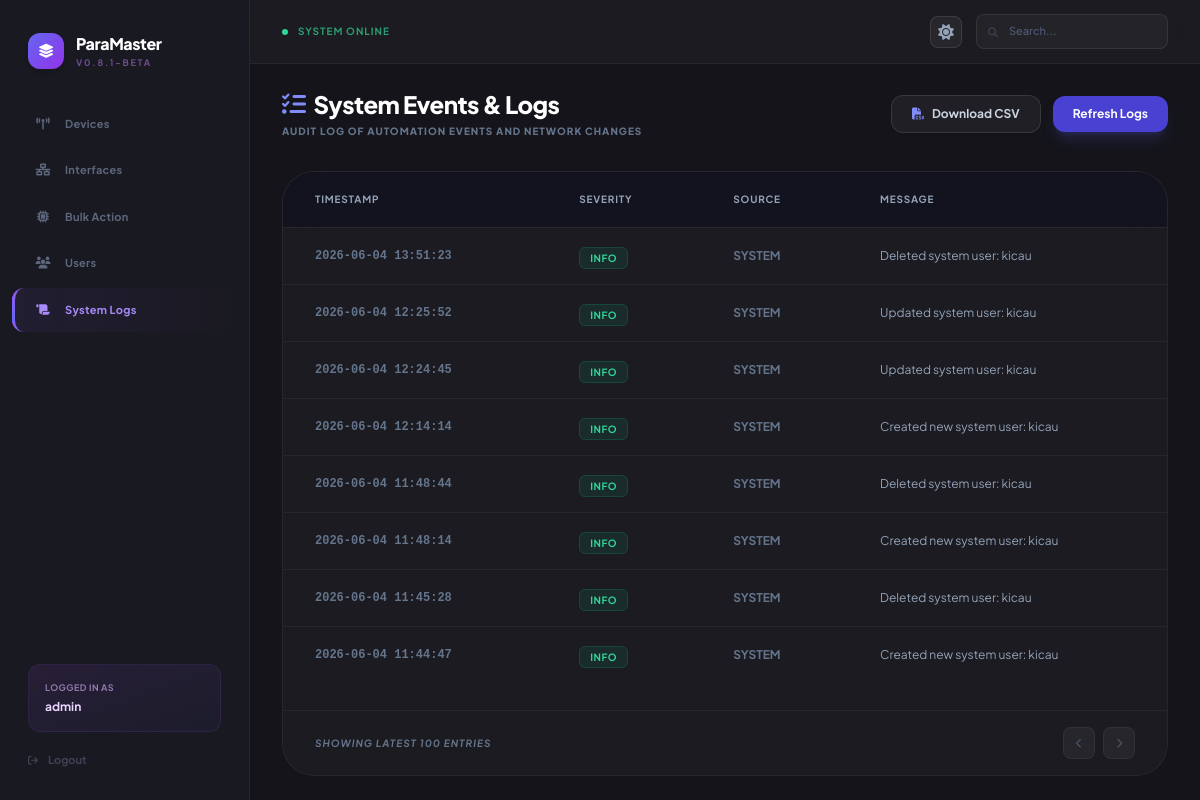
The page /logs (signed in) on the database as committed earlier.
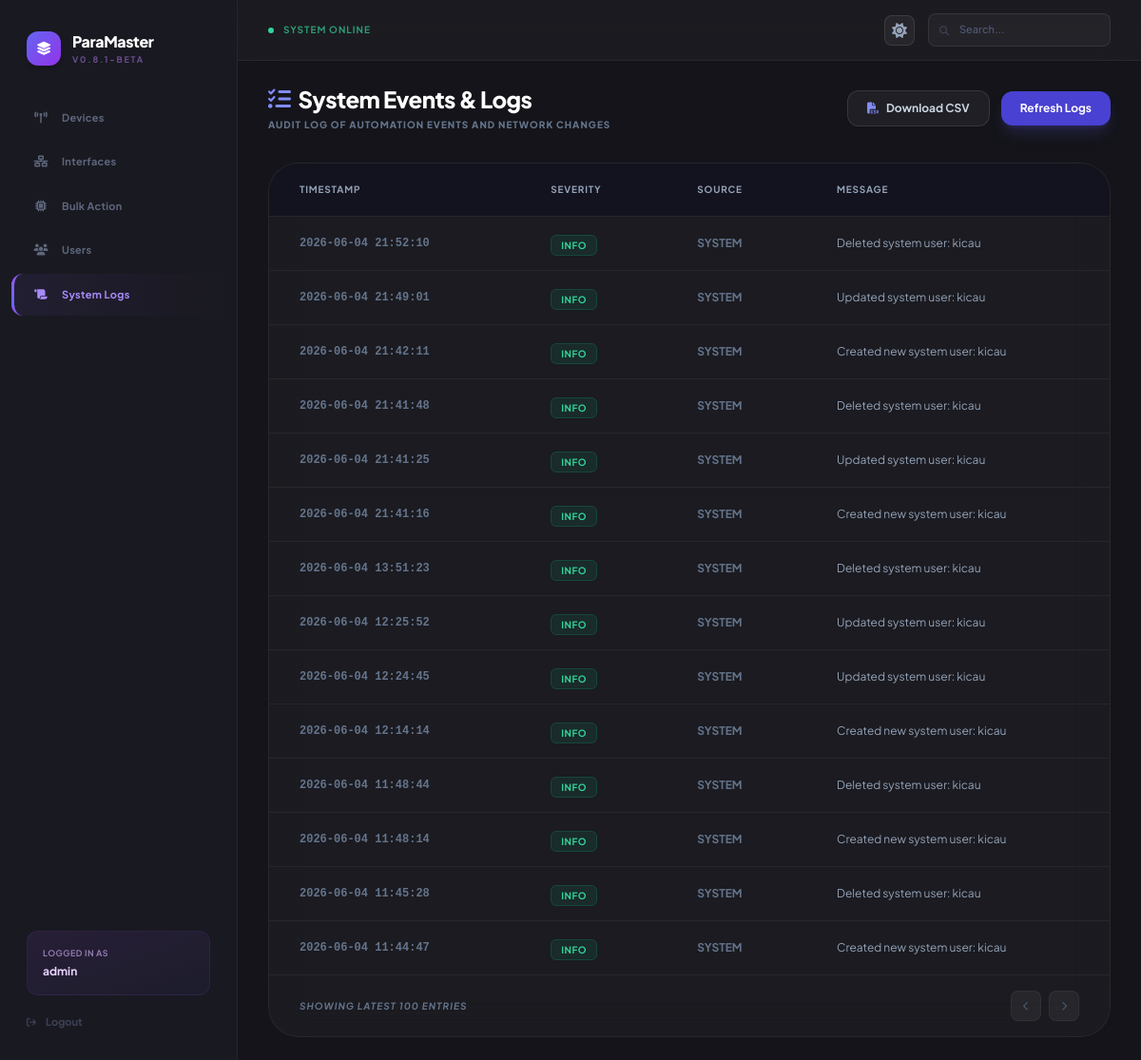
The same page on the database as committed later.
### models.py (models this page shows, shortened)
class User(db.Model, UserMixin):
    id = db.Column(db.Integer, primary_key=True)
    username = db.Column(db.String(80), unique=True, nullable=False)
    password = db.Column(db.String(120), nullable=False)
    allowed_devices = db.Column(db.String(256), default='')

class Log(db.Model):
    id = db.Column(db.Integer, primary_key=True)
    timestamp = db.Column(db.DateTime, default=datetime.utcnow)
    level = db.Column(db.String(20), default='INFO')  # INFO, WARNING, ERROR
    action = db.Column(db.String(200), nullable=False)
    device_id = db.Column(db.Integer, db.ForeignKey('device.id'), nullable=True)
    user_id = db.Column(db.Integer, db.ForeignKey('user.id'), nullable=True)

### app.py (the view)
@app.route('/logs')
@login_required
def system_logs():
    logs = Log.query.order_by(Log.timestamp.desc()).limit(100).all()
    return render_template('logs.html', logs=logs)

### app.py (called while the page is built, shortened)
@login_manager.user_loader
def load_user(user_id):
    return User.query.get(int(user_id))

@app.before_request
def prepare_db_schema():
    global schema_prepared
    if schema_prepared:
        return

### templates/logs.html (shortened to what this page needs)
{% extends "base.html" %}
{% block content %}
<div class="px-8 py-6 h-[calc(100vh-64px)] flex flex-col animate-[fadeInUp_0.4s_ease-out]">
    <div class="flex items-center justify-between mb-8 shrink-0">
        <div>
            <h3 class="text-2xl font-black text-white tracking-tight flex items-center gap-2">
                <i class="fas fa-list-check text-indigo-400"></i> System Events & Logs
            </h3>
            <p class="text-[10px] font-black text-slate-500 uppercase tracking-widest mt-1">Audit log of automation events and network changes</p>
        </div>
        <div class="flex items-center gap-3">
            <button onclick="downloadLogs()" class="flex items-center gap-2 px-5 py-2.5 bg-white/5 border border-white/10 hover:bg-white/10 text-slate-300 text-xs font-bold rounded-xl transition-all shadow-sm">
                <i class="fas fa-file-csv text-indigo-400"></i>
                Download CSV
            </button>
            <button onclick="window.location.reload()" class="px-5 py-2.5 bg-indigo-600/90 hover:bg-indigo-600 text-white text-xs font-bold rounded-xl transition-all shadow-lg shadow-indigo-500/20">
                Refresh Logs
            </button>
        </div>
    </div>
    <div class="flex-1 glass-card rounded-[2rem] overflow-hidden flex flex-col">
        <div class="overflow-y-auto flex-1 scrollbar-thin scrollbar-thumb-white/10">
            <table id="logs-table" class="w-full text-left border-collapse">
                <thead class="sticky top-0 bg-[#13131f] z-10 border-b border-white/5">
                    <tr class="table-header">
                        <th class="px-8 py-5">Timestamp</th>
                        <th class="px-8 py-5">Severity</th>
                        <th class="px-8 py-5">Source</th>
                        <th class="px-8 py-5">Message</th>
                    </tr>
                </thead>
                <tbody class="divide-y divide-white/5">
                    {% for log in logs %}
                    <tr class="table-row group">
                        <td class="px-8 py-4 text-xs font-semibold text-slate-500 font-mono">{{ log.timestamp.strftime('%Y-%m-%d %H:%M:%S') }}</td>
                        <td class="px-8 py-4">
                            {% if log.level == 'ERROR' %}
                            <span class="px-2.5 py-1 bg-rose-500/10 text-rose-400 text-[10px] font-bold uppercase rounded-md tracking-wider border border-rose-500/20">ERROR</span>
                            {% elif log.level == 'WARNING' %}
                            <span class="px-2.5 py-1 bg-amber-500/10 text-amber-400 text-[10px] font-bold uppercase rounded-md tracking-wider border border-amber-500/20">WARNING</span>
                            {% else %}
                            <span class="px-2.5 py-1 bg-emerald-500/10 text-emerald-400 text-[10px] font-bold uppercase rounded-md tracking-wider border border-emerald-500/20">INFO</span>
                            {% endif %}
                        </td>
                        <td class="px-8 py-4 text-xs font-bold text-slate-300">
                            {% if log.device_id %}
                                <span class="text-indigo-400">DEVICE_{{ log.device_id }}</span>
                            {% else %}
                                <span class="text-slate-500">SYSTEM</span>
                            {% endif %}
                        </td>
                        <td class="px-8 py-4 text-xs text-slate-400">{{ log.action }}</td>
                    </tr>
                    {% else %}
                    <tr>
                        <td colspan="4" class="px-8 py-16 text-center text-slate-500 text-xs font-bold uppercase tracking-widest">No logs found</td>
                    </tr>
                    {% endfor %}
                </tbody>
            </table>
        </div>
        <div class="px-8 py-4 bg-white/1 border-t border-white/5 flex items-center justify-between shrink-0">
            <p class="text-[10px] font-bold text-slate-500 uppercase tracking-widest italic">Showing latest 100 entries</p>
            <div class="flex gap-2">
                <button class="w-8 h-8 flex items-center justify-center rounded-lg bg-white/5 border border-white/5 text-slate-600 cursor-not-allowed">
                    <i class="fas fa-chevron-left text-[10px]"></i>
                </button>
                <button class="w-8 h-8 flex items-center justify-center rounded-lg bg-white/5 border border-white/5 text-slate-600 cursor-not-allowed">
                    <i class="fas fa-chevron-right text-[10px]"></i>
                </button>
            </div>
        </div>
    </div>
</div>
{% endblock %}

### templates/base.html (shortened to what this page needs)
<!DOCTYPE html>
<html lang="en">
<head>
    <script src="https://cdn.tailwindcss.com"></script>
    <link href="https://cdnjs.cloudflare.com/ajax/libs/font-awesome/6.4.0/css/all.min.css" rel="stylesheet">
</head>
<body class="flex flex-col h-screen overflow-hidden">
    <div class="flex flex-1 main-container">
        <aside class="sidebar flex flex-col shrink-0">
            <div class="px-7 pt-8 pb-6">
                <div class="flex items-center gap-3">
                    <div class="w-9 h-9 rounded-xl bg-gradient-to-br from-indigo-500 to-purple-600 flex items-center justify-center shadow-md">
                        <i class="fas fa-layer-group text-white text-sm"></i>
                    </div>
                    <div>
                        <h1 class="text-white font-extrabold text-base tracking-tight">ParaMaster</h1>
                        <p class="text-[9px] text-purple-400/50 font-bold uppercase tracking-[0.2em]">v0.8.1-Beta</p>
                    </div>
                </div>
            </div>
            <nav class="flex-1 mt-2 px-3 space-y-0.5">
                <a href="{{ url_for('dashboard') }}"
                    class="sidebar-item {{ 'active' if request.endpoint == 'dashboard' }} flex items-center gap-3.5 px-5 py-3.5 rounded-xl">
                    <i class="fas fa-tower-broadcast w-4 text-center text-xs"></i>
                    <span class="text-[11px] font-bold tracking-wide">Devices</span>
                </a>
                <a href="{{ url_for('all_interfaces') }}"
                    class="sidebar-item {{ 'active' if request.endpoint == 'all_interfaces' }} flex items-center gap-3.5 px-5 py-3.5 rounded-xl">
                    <i class="fas fa-network-wired w-4 text-center text-xs"></i>
                    <span class="text-[11px] font-bold tracking-wide">Interfaces</span>
                </a>
                <a href="{{ url_for('batch_config') }}"
                    class="sidebar-item {{ 'active' if request.endpoint == 'batch_config' }} flex items-center gap-3.5 px-5 py-3.5 rounded-xl">
                    <i class="fas fa-microchip w-4 text-center text-xs"></i>
                    <span class="text-[11px] font-bold tracking-wide">Bulk Action</span>
                </a>
                <a href="{{ url_for('users') }}"
                    class="sidebar-item {{ 'active' if request.endpoint == 'users' }} flex items-center gap-3.5 px-5 py-3.5 rounded-xl">
                    <i class="fas fa-users w-4 text-center text-xs"></i>
                    <span class="text-[11px] font-bold tracking-wide">Users</span>
                </a>
                <a href="{{ url_for('system_logs') }}"
                    class="sidebar-item {{ 'active' if request.endpoint == 'system_logs' }} flex items-center gap-3.5 px-5 py-3.5 rounded-xl">
                    <i class="fas fa-scroll w-4 text-center text-xs"></i>
                    <span class="text-[11px] font-bold tracking-wide">System Logs</span>
                </a>
            </nav>
            <div class="px-7 pb-8 pt-4">
                <div class="p-4 rounded-xl bg-gradient-to-br from-purple-500/10 to-indigo-500/5 border border-purple-500/10 mb-5">
                    <p class="text-[9px] font-bold text-purple-300/60 uppercase tracking-wider">Logged in as</p>
                    <p class="text-xs font-bold text-purple-200 mt-1">{{ current_user.username }}</p>
                </div>
                <a href="{{ url_for('logout') }}"
                    class="text-[#3d4255] hover:text-rose-400 transition-colors text-[11px] font-bold flex items-center gap-2.5">
                    <i class="fas fa-arrow-right-from-bracket text-[10px]"></i>
                    Logout
                </a>
            </div>
        </aside>
        <main class="flex-1 flex flex-col overflow-hidden" style="background-color: var(--bg-main);">
            <header class="h-16 flex items-center justify-between px-8 shrink-0 glass-card border-0 border-b" style="border-color: var(--border-color);">
                <div class="flex items-center gap-2.5">
                    <span class="w-1.5 h-1.5 bg-emerald-400 rounded-full"></span>
                    <span class="text-[10px] font-bold text-emerald-400/70 uppercase tracking-widest">System Online</span>
                </div>
                <div class="flex items-center gap-3.5">
                    <button onclick="toggleTheme()" class="w-8 h-8 rounded-lg bg-white/5 border border-white/10 flex items-center justify-center text-slate-400 hover:text-white transition-colors" title="Toggle Light/Dark Mode" id="theme-toggle-btn">
                        <i class="fas fa-sun" id="theme-toggle-icon"></i>
                    </button>
                    <div class="relative">
                        <i class="fas fa-search absolute left-3 top-1/2 -translate-y-1/2 text-[#3d4255] text-[10px]"></i>
                        <input type="text" id="global-search" placeholder="Search..."
                            class="input-dark pl-8 pr-4 py-2 rounded-lg text-[11px] font-medium w-48 outline-none">
                    </div>
                </div>
            </header>
            <div class="content-area">
                {% block content %}{% endblock %}
            </div>
        </main>
    </div>
</body>
</html>

### templates/base.html (style rules this page uses)
:root { --bg-primary: #1e1e24; --bg-main: #14141a; --bg-sidebar: #191921; --bg-card: rgba(255, 255, 255, 0.03); --border-color: rgba(255, 255, 255, 0.05); --text-primary: #e2e8f0; --text-secondary: #94a3b8; --bg-input: rgba(255, 255, 255, 0.04); --border-input: rgba(255, 255, 255, 0.08); --bg-modal: #22222c; --text-nav-item: #5d667c; --text-nav-item-active: #a78bfa; --bg-nav-item-active: linear-gradient(90deg, rgba(139, 92, 246, 0.08) 0%, transparent 100%); --border-active: #8b5cf6; }
* { box-sizing: border-box; }
body { font-family: 'Plus Jakarta Sans', sans-serif; background-color: var(--bg-primary); color: var(--text-primary); transition: background-color 0.2s, color 0.2s; }
.sidebar { background: var(--bg-sidebar); border-right: 1px solid var(--border-color); height: 100vh; width: 250px; transition: background-color 0.2s, border-color 0.2s; }
.sidebar-item { color: var(--text-nav-item); transition: all 0.2s ease; border-left: 3px solid transparent; position: relative; }
.sidebar-item.active { color: var(--text-nav-item-active); background: var(--bg-nav-item-active); border-left-color: var(--border-active); }
.sidebar-item.active::before { content: ''; position: absolute; left: -3px; top: 50%; transform: translateY(-50%); width: 3px; height: 60%; background: linear-gradient(180deg, var(--border-active), #6366f1); border-radius: 0 4px 4px 0; }
.main-container { height: 100vh; overflow: hidden; }
.content-area { height: calc(100vh - 64px); overflow-y: auto; scrollbar-width: thin; scrollbar-color: rgba(139, 92, 246, 0.2) transparent; }
.glass-card { background: var(--bg-card); border: 1px solid var(--border-color); backdrop-filter: blur(20px); -webkit-backdrop-filter: blur(20px); transition: background-color 0.2s, border-color 0.2s; }
.table-header { border-bottom: 1px solid var(--border-color); color: var(--text-secondary); text-transform: uppercase; font-size: 10px; font-weight: 800; letter-spacing: 0.08em; }
.table-row { border-bottom: 1px solid var(--border-color); transition: background-color 0.15s ease; }
.input-dark { background: var(--bg-input); border: 1px solid var(--border-input); color: var(--text-primary); transition: all 0.2s; }
.input-dark::placeholder { color: #525a7a; }

Rows that differ between the two databases and show on the page:
added Log: timestamp "2026-06-04 21:52:10", level "INFO", shows "SYSTEM", action "Deleted system user: kicau"
added Log: timestamp "2026-06-04 21:49:01", level "INFO", shows "SYSTEM", action "Updated system user: kicau"
added Log: timestamp "2026-06-04 21:42:11", level "INFO", shows "SYSTEM", action "Created new system user: kicau"
added Log: timestamp "2026-06-04 21:41:48", level "INFO", shows "SYSTEM", action "Deleted system user: kicau"
added Log: timestamp "2026-06-04 21:41:25", level "INFO", shows "SYSTEM", action "Updated system user: kicau"
added Log: timestamp "2026-06-04 21:41:16", level "INFO", shows "SYSTEM", action "Created new system user: kicau"
